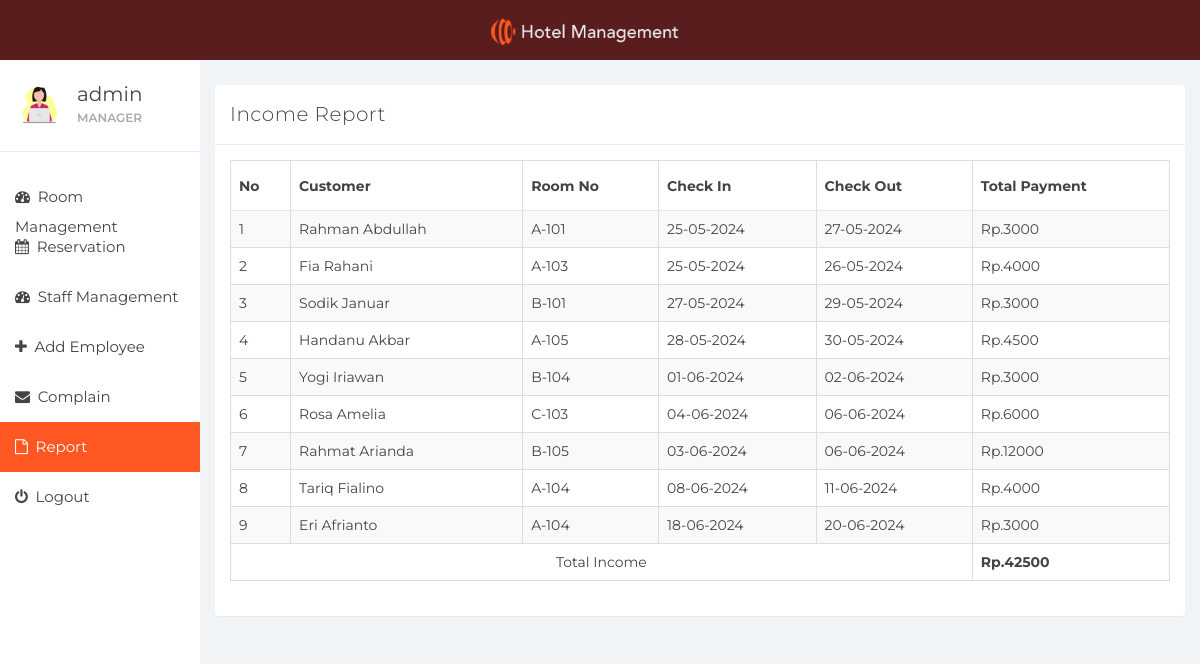
The page /index.php?laporan (signed in) on the database its author committed.
### tables this page shows
CREATE TABLE `user` (
  `id` int(11) NOT NULL,
  `name` varchar(100) NOT NULL,
  `username` varchar(15) NOT NULL,
  `email` varchar(100) NOT NULL,
  `password` varchar(100) NOT NULL,
  `created_at` timestamp NOT NULL DEFAULT current_timestamp()
);

CREATE TABLE `booking` (
  `booking_id` int(10) NOT NULL,
  `customer_id` int(10) NOT NULL,
  `room_id` int(10) NOT NULL,
  `booking_date` timestamp NOT NULL DEFAULT current_timestamp(),
  `check_in` varchar(100) DEFAULT NULL,
  `check_out` varchar(100) NOT NULL,
  `total_price` int(10) NOT NULL,
  `remaining_price` int(10) NOT NULL,
  `payment_status` tinyint(1) NOT NULL
);

CREATE TABLE `customer` (
  `customer_id` int(10) NOT NULL,
  `customer_name` varchar(100) NOT NULL,
  `contact_no` varchar(20) NOT NULL,
  `email` varchar(100) NOT NULL,
  `id_card_type_id` int(10) NOT NULL,
  `id_card_no` varchar(20) NOT NULL,
  `address` varchar(100) NOT NULL
);

CREATE TABLE `room` (
  `room_id` int(10) NOT NULL,
  `room_type_id` int(10) NOT NULL,
  `room_no` varchar(10) NOT NULL,
  `status` tinyint(1) DEFAULT NULL,
  `check_in_status` tinyint(1) NOT NULL,
  `check_out_status` tinyint(1) NOT NULL,
  `deleteStatus` tinyint(1) DEFAULT 0
);

### laporan.php (the view)
<?php
$booking_query = "SELECT * FROM booking NATURAL JOIN customer NATURAL JOIN room WHERE booking.payment_status = 1";
$booking_result = mysqli_query($connection, $booking_query);
?>
<div class="col-sm-9 col-sm-offset-3 col-lg-10 col-lg-offset-2 main" style="margin-top: 2.5rem;">
    <div class="row">
        <div class="col-lg-12">
            <div class="panel panel-default">
                <div class="panel-heading">Income Report</div>
                <div class="panel-body">
                    <table class="table table-striped table-bordered table-responsive" cellspacing="0" width="100%">
                        <thead>
                            <tr>
                                <th>No</th>
                                <th>Customer</th>
                                <th>Room No</th>
                                <th>Check In</th>
                                <th>Check Out</th>
                                <th>Total Payment</th>
                            </tr>
                        </thead>
                        <tbody>
                            <?php
                            $no = 1;
                            while ($booking = mysqli_fetch_assoc($booking_result)) { ?>
                                <tr>
                                    <td><?php echo $no ?></td>
                                    <td><?php echo $booking['customer_name'] ?></td>
                                    <td><?php echo $booking['room_no'] ?></td>
                                    <td><?php echo $booking['check_in'] ?></td>
                                    <td><?php echo $booking['check_out'] ?></td>
                                    <td>Rp.<?php echo $booking['total_price'] ?></td>
                                </tr>
                                <?php $no++; ?>
                            <?php } ?>
                            <tr>
                                <td colspan="5" style="text-align: center;">Total Income</td>
                                <td style="font-weight: bold;">
                                    <?php
                                        $query = "CALL totalpendapatan()";
                                        $process = mysqli_query($connection, $query);
                                        if($process) {
                                            $result = mysqli_fetch_assoc($process);
                                            echo "Rp." . $result['total_pendapatan'];
                                        } else {
                                            echo "Rp.0";
                                        }
                                    ?>
                                </td>
                            </tr>
                        </tbody>
                    </table>
                </div>
            </div>
        </div>
    </div>
</div>

### sidebar.php (shortened to what this page needs)
<div id="sidebar-collapse" class="col-sm-3 col-lg-2 sidebar">
    <div class="profile-sidebar">
        <div class="profile-userpic">
            <img src="img/admin.png" class="img-responsive" alt="">
        </div>
        <div class="profile-usertitle">
            <div class="profile-usertitle-name"><?php echo $user['name'];?></div>
            <div class="profile-usertitle-status"></span>Manager</div>
        </div>
    </div>
    <ul class="nav menu">
        <?php
        if (isset($_GET['room_mang'])){ ?>
            <li class="active">
                <a href="index.php?room_mang"><em class="fa fa-dashboard">&nbsp;</em>
                    Room Management
                </a>
            </li>
        <?php } else{?>
            <li>
                <a href="index.php?room_mang"><em class="fa fa-dashboard">&nbsp;</em>
                    Room Management
                </a>
            </li>
        <?php }
        if (isset($_GET['reservation'])){ ?>
            <li class="active">
                <a href="index.php?reservation"><em class="fa fa-calendar">&nbsp;</em>
                    Reservation
                </a>
            </li>
        <?php } else{?>
            <li>
                <a href="index.php?reservation"><em class="fa fa-calendar">&nbsp;</em>
                    Reservation
                </a>
            </li>
        <?php }
        if (isset($_GET['staff_mang'])){ ?>
            <li class="active">
                <a href="index.php?staff_mang"><em class="fa fa-dashboard">&nbsp;</em>
                    Staff Management
                </a>
            </li>
        <?php } else{?>
            <li>
                <a href="index.php?staff_mang"><em class="fa fa-dashboard">&nbsp;</em>
                    Staff Management
                </a>
            </li>
        <?php }
        if (isset($_GET['add_emp'])){ ?>
            <li class="active">
                <a href="index.php?add_emp"><em class="fa fa-plus">&nbsp;</em>
                    Add Employee
                </a>
            </li>
        <?php } else{?>
            <li>
                <a href="index.php?add_emp"><em class="fa fa-plus">&nbsp;</em>
                    Add Employee
                </a>
            </li>
        <?php }
        if (isset($_GET['complain'])){ ?>
            <li class="active">
                <a href="index.php?complain"><em class="fa fa-envelope">&nbsp;</em>
                    Complain
                </a>
            </li>
        <?php } else{?>
            <li>
                <a href="index.php?complain"><em class="fa fa-envelope">&nbsp;</em>
                    Complain
                </a>
            </li>
        <?php }
        if (isset($_GET['laporan'])){ ?>
            <li class="active">
                <a href="index.php?laporan"><em class="fa fa-file-o">&nbsp;</em>
                    Report
                </a>
            </li>
        <?php }
        ?>
        <li><a href="logout.php"><em class="fa fa-power-off">&nbsp;</em> Logout</a></li>
    </ul>
</div>

### css/styles.css (style rules this page uses)
body { background: #f1f4f7; padding-top: 60px; font-size: 14px; color: #444444; font-family: "Montserrat", "Helvetica Neue", Helvetica, Arial, sans-serif; }
a, a:hover, a:focus { color: #30a5ff; }
.panel { border: 0; }
.panel-heading { font-size: 20px; font-weight: 300; letter-spacing: 0.025em; height: 60px; line-height: 38px; }
.panel-default .panel-heading { background: #fff; border-bottom: 1px solid #e9ecf2; color: #444444; }
.sidebar { display: block; padding: 0; display: none; box-shadow: none; background: #fff; }
.sidebar ul { margin: 20px 0px; }
@media (min-width: 768px) { .sidebar { display: block; position: fixed; top: 60px; bottom: 0; left: 0; z-index: 1000; display: block; margin: 0; padding: 0; overflow-x: hidden; overflow-y: auto; } }
.sidebar ul.nav .active a, .sidebar ul.nav li.parent a.active, .sidebar ul.nav .active > a:hover, .sidebar ul.nav li.parent a.active:hover, .sidebar ul.nav .active > a:focus, .sidebar ul.nav li.parent a.active:focus { color: #fff; background-color: #fe5722; }
.sidebar ul.nav li a { height: 50px; font-size: 15px; line-height: 2em; color: #444444; }
.profile-sidebar { padding: 10px 0; border-bottom: 1px solid #e9ecf2; }
.profile-userpic img { float: left; margin: 10px 0px 0px 15px; width: 50px; height: 50px; border-radius: 9999px !important; }
.profile-usertitle { float: left; text-align: left; margin: 10px 0 0 12px; }
.profile-usertitle-name { font-size: 20px; margin-bottom: 0px; }
.profile-usertitle-status { text-transform: uppercase; color: #aaa; font-size: 12px; font-weight: 600; margin-bottom: 15px; }
.table { background: #fff; }
.table > thead > tr > th { border-bottom: 1px solid #e6e7e8; vertical-align: middle; height: 50px; }

### rows shown on the page
user: name "admin"
booking: customer.customer_name "Rahman Abdullah", room.room_no "A-101", check_in "25-05-2024", check_out "27-05-2024", total_price "3000"
booking: customer.customer_name "Fia Rahani", room.room_no "A-103", check_in "25-05-2024", check_out "26-05-2024", total_price "4000"
booking: customer.customer_name "Sodik Januar", room.room_no "B-101", check_in "27-05-2024", check_out "29-05-2024", total_price "3000"
booking: customer.customer_name "Handanu Akbar", room.room_no "A-105", check_in "28-05-2024", check_out "30-05-2024", total_price "4500"
booking: customer.customer_name "Yogi Iriawan", room.room_no "B-104", check_in "01-06-2024", check_out "02-06-2024", total_price "3000"
booking: customer.customer_name "Rosa Amelia", room.room_no "C-103", check_in "04-06-2024", check_out "06-06-2024", total_price "6000"
booking: customer.customer_name "Rahmat Arianda", room.room_no "B-105", check_in "03-06-2024", check_out "06-06-2024", total_price "12000"
booking: customer.customer_name "Tariq Fialino", room.room_no "A-104", check_in "08-06-2024", check_out "11-06-2024", total_price "4000"
booking: customer.customer_name "Eri Afrianto", room.room_no "A-104", check_in "18-06-2024", check_out "20-06-2024", total_price "3000"

### other values the page prints
$result['total_pendapatan'] "42500"
